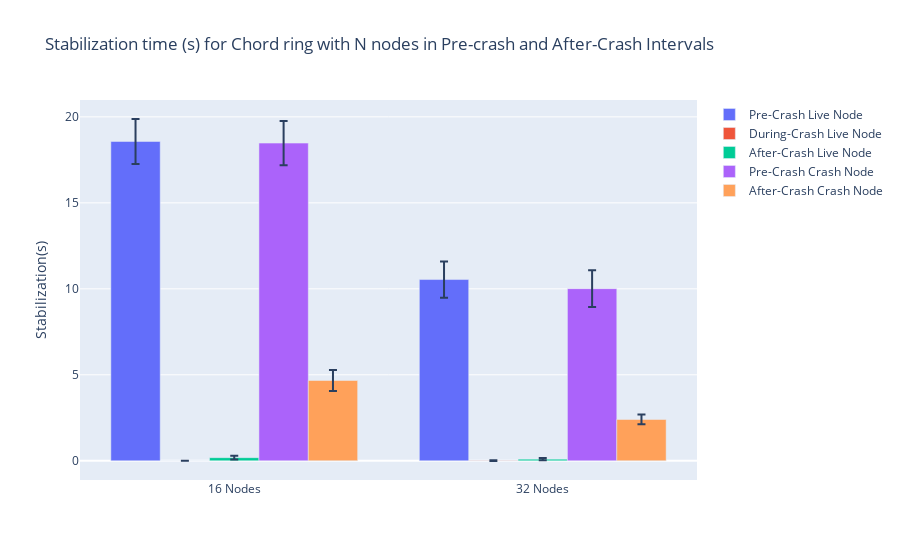

Source (notebook cell):
### Code cell
import plotly.graph_objects as go

fig = go.Figure()
fig.add_trace(go.Bar(
    name=f'Pre-Crash Live Node',
    x=['16 Nodes','32 Nodes'], y=[mean_confidence_interval(exp_2_time_data[i]['live']['pre-crash']) for i in [16,32]],
    error_y=dict(type='data', array=[bound_confidence_interval(exp_2_time_data[i]['live']['pre-crash']) for i in [16,32]])
))
fig.add_trace(go.Bar(
    name=f'During-Crash Live Node',
    x=['16 Nodes','32 Nodes'], y=[mean_confidence_interval(exp_2_time_data[i]['live']['during-crash']) for i in [16,32]],
    error_y=dict(type='data', array=[bound_confidence_interval(exp_2_time_data[i]['live']['during-crash']) for i in [16,32]])
))
fig.add_trace(go.Bar(
    name=f'After-Crash Live Node',
    x=['16 Nodes','32 Nodes'], y=[mean_confidence_interval(exp_2_time_data[i]['live']['after-crash']) for i in [16,32]],
    error_y=dict(type='data', array=[bound_confidence_interval(exp_2_time_data[i]['live']['after-crash']) for i in [16,32]])
))
fig.add_trace(go.Bar(
    name=f'Pre-Crash Crash Node',
    x=['16 Nodes','32 Nodes'], y=[mean_confidence_interval(exp_2_time_data[i]['crash']['pre-crash']) for i in [16,32]],
    error_y=dict(type='data', array=[bound_confidence_interval(exp_2_time_data[i]['crash']['pre-crash']) for i in [16,32]])
))
fig.add_trace(go.Bar(
    name=f'After-Crash Crash Node',
    x=['16 Nodes','32 Nodes'], y=[mean_confidence_interval(exp_2_time_data[i]['crash']['after-crash']) for i in [16,32]],
    error_y=dict(type='data', array=[bound_confidence_interval(exp_2_time_data[i]['crash']['after-crash']) for i in [16,32]])
))
fig.update_layout(title="Stabilization time (s) for Chord ring with N nodes in Pre-crash and After-Crash Intervals",barmode='group',yaxis_title="Stabilization(s)",)
fig.show()

### Figure 1 — Plotly figure (JSON) as saved in the notebook; plotly's stock layout.template omitted (floating-point values rounded to 4 significant figures)
{"data": [{"error_y": {"array": [1.307, 1.053], "type": "data"}, "name": "Pre-Crash Live Node", "type": "bar", "x": ["16 Nodes", "32 Nodes"], "y": [18.57, 10.54]}, {"error_y": {"array": [0, 0.02459], "type": "data"}, "name": "During-Crash Live Node", "type": "bar", "x": ["16 Nodes", "32 Nodes"], "y": [0, 0.0125]}, {"error_y": {"array": [0.1133, 0.06458], "type": "data"}, "name": "After-Crash Live Node", "type": "bar", "x": ["16 Nodes", "32 Nodes"], "y": [0.1812, 0.09688]}, {"error_y": {"array": [1.286, 1.069], "type": "data"}, "name": "Pre-Crash Crash Node", "type": "bar", "x": ["16 Nodes", "32 Nodes"], "y": [18.48, 10.01]}, {"error_y": {"array": [0.6128, 0.2836], "type": "data"}, "name": "After-Crash Crash Node", "type": "bar", "x": ["16 Nodes", "32 Nodes"], "y": [4.669, 2.403]}], "layout": {"barmode": "group", "title": {"text": "Stabilization time (s) for Chord ring with N nodes in Pre-crash and After-Crash Intervals"}, "yaxis": {"title": {"text": "Stabilization(s)"}}}}
